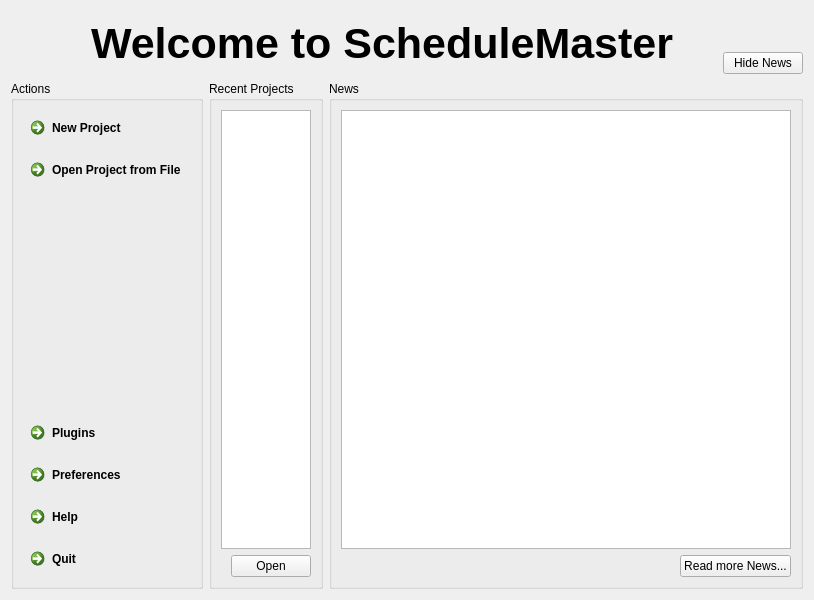
<?xml version="1.0" encoding="UTF-8"?>
<ui version="4.0">
 <class>WdgWelcome</class>
 <widget class="QWidget" name="WdgWelcome">
  <property name="geometry">
   <rect>
    <x>0</x>
    <y>0</y>
    <width>800</width>
    <height>600</height>
   </rect>
  </property>
  <property name="windowTitle">
   <string>Form</string>
  </property>
  <layout class="QVBoxLayout" name="verticalLayout_4">
   <item>
    <layout class="QHBoxLayout" name="horizontalLayout">
     <property name="spacing">
      <number>16</number>
     </property>
     <item>
      <widget class="QLabel" name="lIcon">
       <property name="minimumSize">
        <size>
         <width>64</width>
         <height>64</height>
        </size>
       </property>
       <property name="maximumSize">
        <size>
         <width>64</width>
         <height>16777215</height>
        </size>
       </property>
       <property name="text">
        <string notr="true">&lt;Icon&gt;</string>
       </property>
      </widget>
     </item>
     <item>
      <widget class="QLabel" name="lWelcome">
       <property name="minimumSize">
        <size>
         <width>0</width>
         <height>64</height>
        </size>
       </property>
       <property name="font">
        <font>
         <pointsize>32</pointsize>
         <bold>true</bold>
        </font>
       </property>
       <property name="text">
        <string>Welcome to ScheduleMaster</string>
       </property>
      </widget>
     </item>
     <item>
      <spacer name="horizontalSpacer_2">
       <property name="orientation">
        <enum>Qt::Orientation::Horizontal</enum>
       </property>
       <property name="sizeHint" stdset="0">
        <size>
         <width>40</width>
         <height>20</height>
        </size>
       </property>
      </spacer>
     </item>
     <item>
      <layout class="QVBoxLayout" name="verticalLayout_5">
       <item>
        <spacer name="verticalSpacer_2">
         <property name="orientation">
          <enum>Qt::Orientation::Vertical</enum>
         </property>
         <property name="sizeType">
          <enum>QSizePolicy::Policy::Maximum</enum>
         </property>
         <property name="sizeHint" stdset="0">
          <size>
           <width>20</width>
           <height>40</height>
          </size>
         </property>
        </spacer>
       </item>
       <item>
        <widget class="QPushButton" name="pbToggleNews">
         <property name="text">
          <string>Hide News</string>
         </property>
        </widget>
       </item>
      </layout>
     </item>
    </layout>
   </item>
   <item>
    <layout class="QHBoxLayout" name="horizontalLayout_3" stretch="0,1,0">
     <item>
      <widget class="QGroupBox" name="gbActions">
       <property name="title">
        <string>Actions</string>
       </property>
       <layout class="QVBoxLayout" name="verticalLayout">
        <item>
         <widget class="QCommandLinkButton" name="clbNewProject">
          <property name="text">
           <string>New Project</string>
          </property>
          <property name="icon">
           <iconset resource="../Resources.qrc">
            <normaloff>:/Icons/FileNew.ico</normaloff>:/Icons/FileNew.ico</iconset>
          </property>
         </widget>
        </item>
        <item>
         <widget class="QCommandLinkButton" name="clbOpenProject">
          <property name="text">
           <string>Open Project from File</string>
          </property>
          <property name="icon">
           <iconset resource="../Resources.qrc">
            <normaloff>:/Icons/FileOpen.ico</normaloff>:/Icons/FileOpen.ico</iconset>
          </property>
         </widget>
        </item>
        <item>
         <spacer name="verticalSpacer">
          <property name="orientation">
           <enum>Qt::Orientation::Vertical</enum>
          </property>
          <property name="sizeHint" stdset="0">
           <size>
            <width>20</width>
            <height>232</height>
           </size>
          </property>
         </spacer>
        </item>
        <item>
         <widget class="QCommandLinkButton" name="clbPlugins">
          <property name="text">
           <string>Plugins</string>
          </property>
          <property name="icon">
           <iconset resource="../Resources.qrc">
            <normaloff>:/Icons/Plugin.ico</normaloff>:/Icons/Plugin.ico</iconset>
          </property>
         </widget>
        </item>
        <item>
         <widget class="QCommandLinkButton" name="clbPreferences">
          <property name="text">
           <string>Preferences</string>
          </property>
          <property name="icon">
           <iconset resource="../Resources.qrc">
            <normaloff>:/Icons/Preferences.ico</normaloff>:/Icons/Preferences.ico</iconset>
          </property>
         </widget>
        </item>
        <item>
         <widget class="QCommandLinkButton" name="clbHelp">
          <property name="text">
           <string>Help</string>
          </property>
          <property name="icon">
           <iconset resource="../Resources.qrc">
            <normaloff>:/Icons/Manual.ico</normaloff>:/Icons/Manual.ico</iconset>
          </property>
         </widget>
        </item>
        <item>
         <widget class="QCommandLinkButton" name="clbQuit">
          <property name="text">
           <string>Quit</string>
          </property>
          <property name="icon">
           <iconset resource="../Resources.qrc">
            <normaloff>:/Icons/Quit.ico</normaloff>:/Icons/Quit.ico</iconset>
          </property>
         </widget>
        </item>
       </layout>
      </widget>
     </item>
     <item>
      <widget class="QGroupBox" name="gbRecentFiles">
       <property name="title">
        <string>Recent Projects</string>
       </property>
       <layout class="QVBoxLayout" name="verticalLayout_2">
        <item>
         <widget class="QListWidget" name="lwRecentProjects">
          <property name="verticalScrollMode">
           <enum>QAbstractItemView::ScrollMode::ScrollPerPixel</enum>
          </property>
          <property name="horizontalScrollMode">
           <enum>QAbstractItemView::ScrollMode::ScrollPerPixel</enum>
          </property>
         </widget>
        </item>
        <item>
         <layout class="QHBoxLayout" name="horizontalLayout_2">
          <item>
           <spacer name="horizontalSpacer">
            <property name="orientation">
             <enum>Qt::Orientation::Horizontal</enum>
            </property>
            <property name="sizeHint" stdset="0">
             <size>
              <width>40</width>
              <height>20</height>
             </size>
            </property>
           </spacer>
          </item>
          <item>
           <widget class="QPushButton" name="pbOpen">
            <property name="text">
             <string>Open</string>
            </property>
           </widget>
          </item>
         </layout>
        </item>
       </layout>
      </widget>
     </item>
     <item>
      <widget class="QGroupBox" name="gbNews">
       <property name="title">
        <string>News</string>
       </property>
       <layout class="QVBoxLayout" name="verticalLayout_3">
        <item>
         <widget class="QListWidget" name="lwNews">
          <property name="minimumSize">
           <size>
            <width>450</width>
            <height>0</height>
           </size>
          </property>
          <property name="maximumSize">
           <size>
            <width>450</width>
            <height>16777215</height>
           </size>
          </property>
          <property name="verticalScrollMode">
           <enum>QAbstractItemView::ScrollMode::ScrollPerPixel</enum>
          </property>
          <property name="horizontalScrollMode">
           <enum>QAbstractItemView::ScrollMode::ScrollPerPixel</enum>
          </property>
         </widget>
        </item>
        <item>
         <layout class="QHBoxLayout" name="horizontalLayout_4">
          <item>
           <spacer name="horizontalSpacer_3">
            <property name="orientation">
             <enum>Qt::Orientation::Horizontal</enum>
            </property>
            <property name="sizeHint" stdset="0">
             <size>
              <width>40</width>
              <height>20</height>
             </size>
            </property>
           </spacer>
          </item>
          <item>
           <widget class="QPushButton" name="pbMoreNews">
            <property name="text">
             <string>Read more News...</string>
            </property>
           </widget>
          </item>
         </layout>
        </item>
       </layout>
      </widget>
     </item>
    </layout>
   </item>
  </layout>
 </widget>
 <resources>
  <include location="../Resources.qrc"/>
 </resources>
 <connections/>
</ui>
